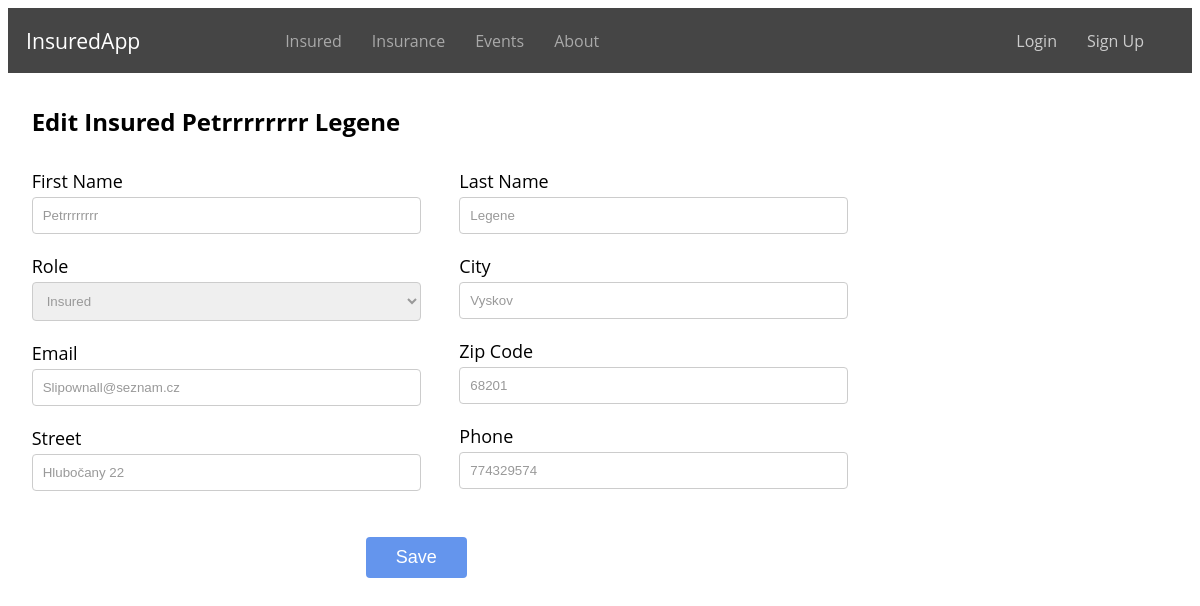
/insureds/edit/8/, run on the app's committed database.
### evidence/models.py (models this page shows, shortened)
class Insured(models.Model):
    user = models.ForeignKey(User, on_delete=models.CASCADE, related_name='insured', null=True, blank=True)
    first_name = models.CharField(max_length=100)
    profile_photo = models.ImageField(upload_to='profile_photos', blank=True, null=True)
    last_name = models.CharField(max_length=100)
    email = models.EmailField()
    role = models.CharField(max_length=20, choices=RoleEnum.choices(), null=True)
    street = models.CharField(max_length=100)
    city = models.CharField(max_length=64)
    zipcode = models.CharField(max_length=16)
    phone = models.CharField(max_length=16)
    is_policyholder = models.BooleanField(default=False)
    class Meta:
        ordering = ['id']

### evidence/views.py (the view)
# urls.py: path('insureds/edit/<int:insured_id>/', views.edit_insured, name='edit_insured'),
def edit_insured(request, insured_id):
    insured = get_object_or_404(Insured, id=insured_id)
    if request.method == 'POST':
        form = InsuredForm(request.POST, instance=insured)
        if form.is_valid():
            form.save()
            return redirect('insured')
    else:
        form = InsuredForm(instance=insured)
    return render(request, 'edit_insured.html', {'form': form, 'insured': insured})

### evidence/forms.py
class InsuredForm(forms.ModelForm):
    class Meta:
        model = Insured
        fields = ['first_name', 'last_name', 'email', 'phone', 'street', 'city', 'zipcode', 'role']

### evidence/templates/edit_insured.html (shortened to what this page needs)
{% extends 'base.html' %}
{% block content %}
    <h2 class="new-insured-h">Edit Insured {{ insured.first_name }} {{ insured.last_name }}</h2>
    <form method="POST" class="insured-form">
        <div class="form-column">
            <div class="form-row">
                <label>First Name</label>
                {{ form.first_name }}
            </div>
            <div class="form-row">
                <label>Role</label>
                {{ form.role }}
            </div>
            <div class="form-row">
                <label>Email</label>
                {{ form.email }}
            </div>
            <div class="form-row">
                <label>Street</label>
                {{ form.street }}
            </div>
        </div>
        <div class="form-column">
            <div class="form-row">
                <label>Last Name</label>
                {{ form.last_name }}
            </div>
            <div class="form-row">
                <label>City</label>
                {{ form.city }}
            </div>
            <div class="form-row">
                <label>Zip Code</label>
                {{ form.zipcode }}
            </div>
            <div class="form-row">
                <label>Phone</label>
                {{ form.phone }}
            </div>
        </div>
        <div class="submit-button-container">
            <input type="submit" value="Save" class="submit-button">
        </div>
    </form>
{% endblock %}

### static/css/style.css (style rules this page uses)
.insured-form { max-width: 75%; padding: 1% 0 0 2%; border-radius: 8px; font-family: 'Open Sans', sans-serif; box-sizing: border-box; }
.form-column { display: inline-block; width: 45%; vertical-align: top; margin-right: 4%; }
.form-row { display: flex; flex-wrap: wrap; margin-bottom: 20px; }
.form-row label { display: block; font-size: 18px; margin-bottom: 4px; box-sizing: border-box; }
.form-row input { width: 100%; padding: 10px; border: 1px solid #ccc; border-radius: 4px; color: #999; }
.form-row select { width: 100%; padding: 10px; border: 1px solid #ccc; border-radius: 4px; color: #999; }
.submit-button-container { display: flex; justify-content: center; margin-top: 3%; margin-right: 11%; }
.submit-button { padding: 10px 30px; background-color: #6495ED; color: #fff; text-decoration: none; font-size: 18px; border: none; border-radius: 4px; cursor: pointer; }
.new-insured-h { padding: 1% 0 0 2%; box-sizing: border-box; font-family: 'Open Sans', sans-serif; }

### data on the page
Insured: first_name "Petrrrrrrrr", last_name "Legene", role "Insured", email "Slipownall@seznam.cz", street "Hlubočany 22", city "Vyskov", zipcode "68201", phone "774329574"
